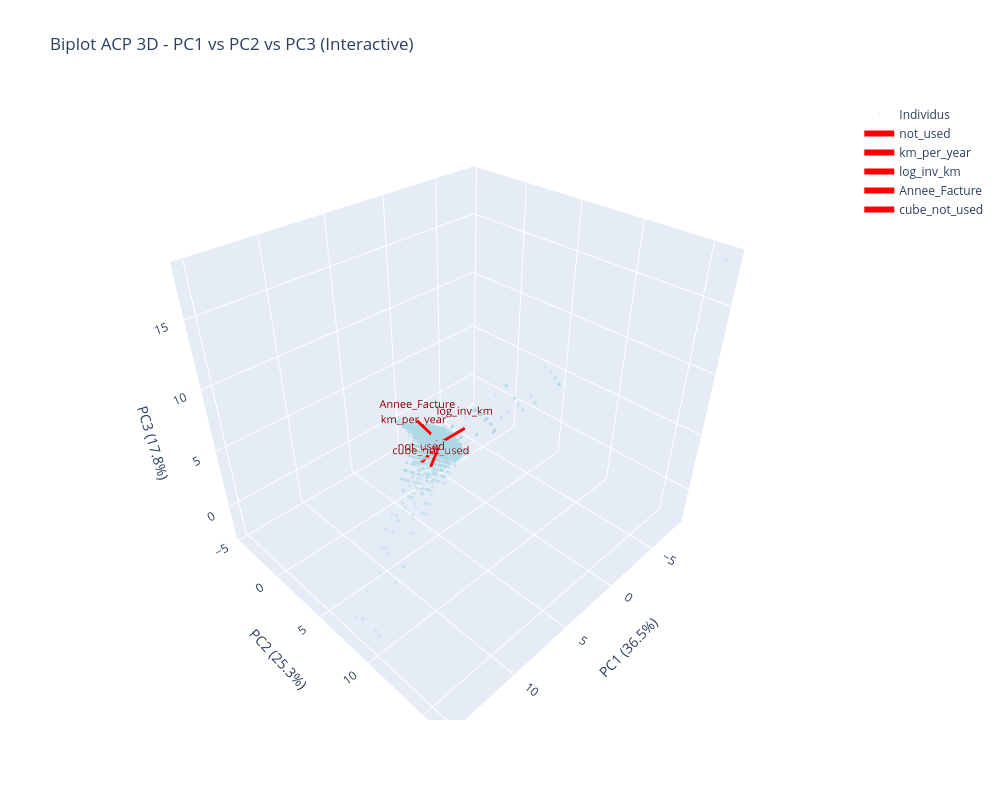

Notebook source saved alongside this figure:
### Code cell
# Plot PCA
plot_pca_biplot_adaptive(X_num_scaled, numeric_cols, n_components='auto')

### Figure 1 — Plotly figure (JSON) as saved in the notebook; plotly's stock layout.template omitted (floating-point values rounded to 4 significant figures; data arrays with more than 128 entries replaced by an {"elided": "..."} marker saying what was removed)
{"data": [{"hoverinfo": "skip", "marker": {"color": "lightblue", "opacity": 0.4, "size": 2}, "mode": "markers", "name": "Individus", "x": {"elided": "5000 float values"}, "y": {"elided": "5000 float values"}, "z": {"elided": "5000 float values"}, "type": "scatter3d"}, {"hoverinfo": "skip", "line": {"color": "red", "width": 6}, "mode": "lines+text", "name": "not_used", "showlegend": true, "text": ["", "not_used"], "textfont": {"color": "darkred", "size": 11}, "textposition": "top center", "x": [0, 2.683], "y": [0, 0.6907], "z": [0, -0.0996], "type": "scatter3d"}, {"hoverinfo": "skip", "line": {"color": "red", "width": 6}, "mode": "lines+text", "name": "km_per_year", "showlegend": true, "text": ["", "km_per_year"], "textfont": {"color": "darkred", "size": 11}, "textposition": "top center", "x": [0, 0.8993], "y": [0, -2.123], "z": [0, -0.06464], "type": "scatter3d"}, {"hoverinfo": "skip", "line": {"color": "red", "width": 6}, "mode": "lines+text", "name": "log_inv_km", "showlegend": true, "text": ["", "log_inv_km"], "textfont": {"color": "darkred", "size": 11}, "textposition": "top center", "x": [0, -1.05], "y": [0, 1.691], "z": [0, 1.768], "type": "scatter3d"}, {"hoverinfo": "skip", "line": {"color": "red", "width": 6}, "mode": "lines+text", "name": "Annee_Facture", "showlegend": true, "text": ["", "Annee_Facture"], "textfont": {"color": "darkred", "size": 11}, "textposition": "top center", "x": [0, 1.273], "y": [0, -1.23], "z": [0, 2.191], "type": "scatter3d"}, {"hoverinfo": "skip", "line": {"color": "red", "width": 6}, "mode": "lines+text", "name": "cube_not_used", "showlegend": true, "text": ["", "cube_not_used"], "textfont": {"color": "darkred", "size": 11}, "textposition": "top center", "x": [0, 2.382], "y": [0, 1.426], "z": [0, -0.2546], "type": "scatter3d"}], "layout": {"scene": {"xaxis": {"title": {"text": "PC1 (36.5%)"}, "showgrid": true, "zeroline": true}, "yaxis": {"title": {"text": "PC2 (25.3%)"}, "showgrid": true, "zeroline": true}, "zaxis": {"title": {"text": "PC3 (17.8%)"}, "showgrid": true, "zeroline": true}}, "title": {"text": "Biplot ACP 3D - PC1 vs PC2 vs PC3 (Interactive)"}, "width": 1000, "height": 800, "showlegend": true}}
